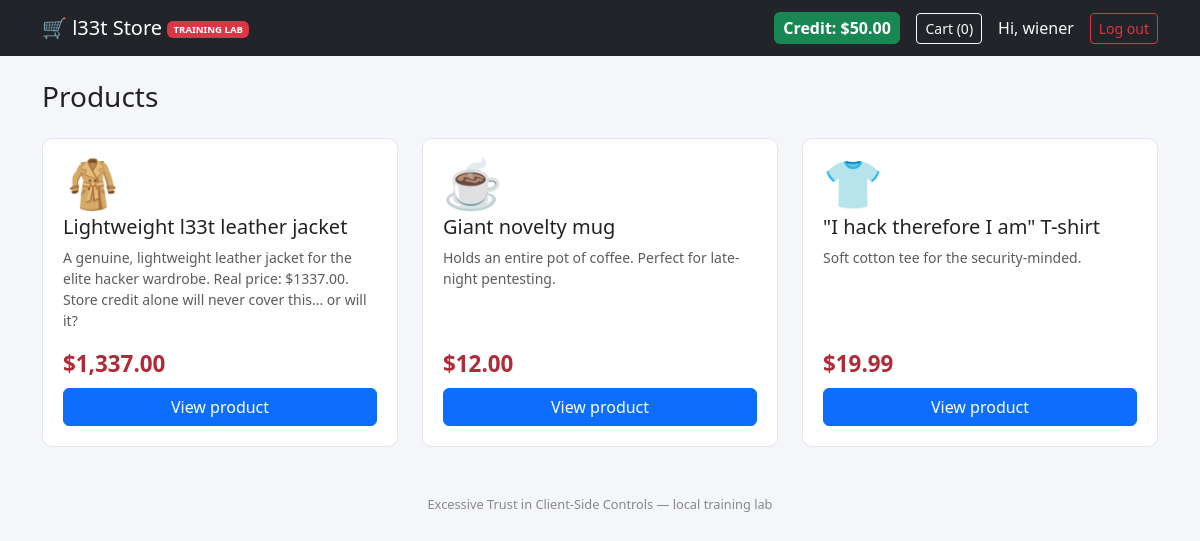
/index.php (signed in), run on the app's committed database.
### tables this page shows
CREATE TABLE users (
    id           INT AUTO_INCREMENT PRIMARY KEY,
    username     VARCHAR(50)  NOT NULL UNIQUE,
    password     VARCHAR(255) NOT NULL,
    store_credit DECIMAL(10,2) NOT NULL DEFAULT 0.00
);

CREATE TABLE products (
    id           INT AUTO_INCREMENT PRIMARY KEY,
    name         VARCHAR(255) NOT NULL,
    description  TEXT,
    price        DECIMAL(10,2) NOT NULL,
    image_emoji  VARCHAR(10) DEFAULT '🧥'
);

### config.php (called while the page is built, shortened)
<?php
function current_user(PDO $pdo): ?array
{
    $stmt = $pdo->prepare('SELECT * FROM users WHERE id = ?');
    $stmt->execute([$_SESSION['user_id']]);
    $user = $stmt->fetch();
    return $user ?: null;
}
function e(string $value): string
{
    return htmlspecialchars($value, ENT_QUOTES, 'UTF-8');
}

### index.php (the view, shortened to what this page needs)
<?php
require __DIR__ . '/config.php';
$user = current_user($pdo);
$products = $pdo->query('SELECT * FROM products ORDER BY id ASC')->fetchAll();
$stmt = $pdo->prepare('SELECT COALESCE(SUM(quantity),0) AS c FROM cart_items WHERE user_id = ?');
$stmt->execute([$user['id']]);
$cartCount = (int) $stmt->fetch()['c'];
?>
<!DOCTYPE html>
<html lang="en">
<head>
    <link href="https://cdn.jsdelivr.net/npm/bootstrap@5.3.3/dist/css/bootstrap.min.css" rel="stylesheet">
    <link href="style.css" rel="stylesheet">
</head>
<body>
<nav class="navbar navbar-expand-lg navbar-dark bg-dark">
    <div class="container">
        <a class="navbar-brand" href="index.php">🛒 l33t Store <span class="badge bg-danger">TRAINING LAB</span></a>
        <div class="d-flex align-items-center gap-3">
            <span class="credit-badge">Credit: $<?= number_format((float)$user['store_credit'], 2) ?></span>
            <a href="cart.php" class="btn btn-outline-light btn-sm">Cart (<?= $cartCount ?>)</a>
            <span class="text-light">Hi, <?= e($user['username']) ?></span>
            <a href="logout.php" class="btn btn-outline-danger btn-sm">Log out</a>
        </div>
    </div>
</nav>
<div class="container mt-4">
    <h3 class="mb-4">Products</h3>
    <div class="row g-4">
        <?php foreach ($products as $p): ?>
            <div class="col-md-4">
                <div class="product-card d-flex flex-column">
                    <div class="product-emoji mb-2"><?= e($p['image_emoji']) ?></div>
                    <h5><?= e($p['name']) ?></h5>
                    <p class="text-muted small flex-grow-1"><?= e($p['description']) ?></p>
                    <div class="price-tag mb-2">$<?= number_format((float)$p['price'], 2) ?></div>
                    <a href="product.php?id=<?= (int)$p['id'] ?>" class="btn btn-primary">View product</a>
                </div>
            </div>
        <?php endforeach; ?>
    </div>
</div>
<footer class="lab-footer">Excessive Trust in Client-Side Controls &mdash; local training lab</footer>
</body>
</html>

### style.css (style rules this page uses)
body { background-color: #f4f6f9; color: #222; }
.navbar-brand span.badge { font-size: 0.6rem; vertical-align: middle; }
.product-card { background: #fff; border: 1px solid #e2e5ea; border-radius: 10px; padding: 1.25rem; height: 100%; transition: box-shadow .15s ease-in-out; }
.product-emoji { font-size: 3rem; line-height: 1; }
.price-tag { font-weight: 700; font-size: 1.4rem; color: #b02a37; }
.credit-badge { background: #198754; color: #fff; border-radius: 6px; padding: 0.25rem 0.6rem; font-weight: 600; }
footer.lab-footer { color: #888; font-size: 0.8rem; margin-top: 3rem; text-align: center; }

### data on the page
users: store_credit "50.00", username "wiener"
products: image_emoji "🧥", name "Lightweight l33t leather jacket", description "A genuine, lightweight leather jacket for the elite hacker wardrobe. Real price: $1337.00. Store credit alone will never cover this... or will it?", price "1,337.00"
products: image_emoji "☕", name "Giant novelty mug", description "Holds an entire pot of coffee. Perfect for late-night pentesting.", price "12.00"
products: image_emoji "👕", name "\"I hack therefore I am\" T-shirt", description "Soft cotton tee for the security-minded.", price "19.99"

### other printed values
$cartCount "0"
